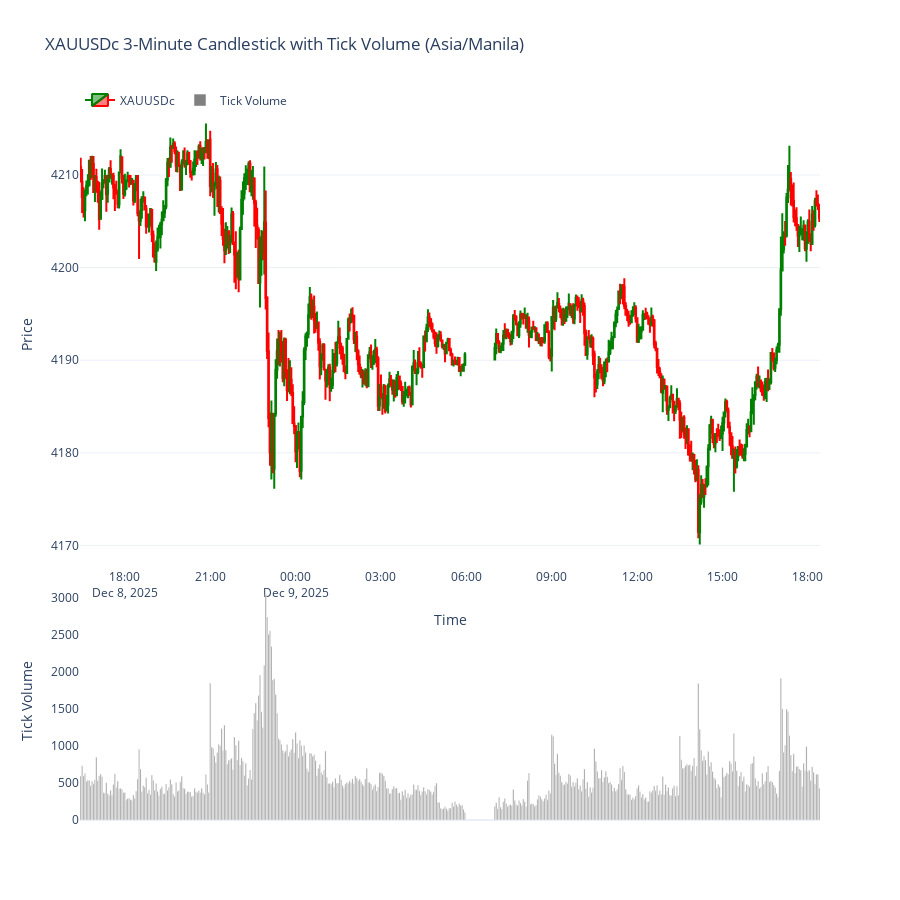

Notebook code for this chart:
### Markdown cell above
use UTC+8 asia/manila timezone

### Code cell
import MetaTrader5 as mt5
import pandas as pd
import numpy as np
import plotly.graph_objects as go
from datetime import datetime, timedelta
import pytz  # for timezone handling

# -------------------------
# 1. Initialize MT5
# -------------------------
if not mt5.initialize():
    print("MT5 initialization failed")
    mt5.shutdown()

# -------------------------
# 2. Fetch 3-minute data
# -------------------------
symbol = "XAUUSDc"
timeframe = mt5.TIMEFRAME_M3
n_bars = 500
utc_from = datetime.now() - timedelta(days=5)

rates = mt5.copy_rates_from(symbol, timeframe, utc_from, n_bars)
mt5.shutdown()

# -------------------------
# 3. Convert to DataFrame
# -------------------------
df = pd.DataFrame(rates)
df['time'] = pd.to_datetime(df['time'], unit='s')

# Convert to Asia/Manila timezone (UTC+8)
df['time'] = df['time'].dt.tz_localize('UTC').dt.tz_convert('Asia/Manila')
df.set_index('time', inplace=True)

# -------------------------
# 4. Remove non-trading periods (weekends)
# -------------------------
df = df[df.index.dayofweek < 5]

# -------------------------
# 5. Plot 2-Pane Chart
# -------------------------
fig = go.Figure()

# --- Pane 1: Candlestick ---
fig.add_trace(go.Candlestick(
    x=df.index,
    open=df['open'],
    high=df['high'],
    low=df['low'],
    close=df['close'],
    name='XAUUSDc',
    increasing_line_color='green',
    decreasing_line_color='red'
))

# --- Pane 2: Tick Volume ---
fig.add_trace(go.Bar(
    x=df.index,
    y=df['tick_volume'],
    name='Tick Volume',
    marker_color='gray',
    yaxis='y2'
))

# -------------------------
# 6. Layout
# -------------------------
fig.update_layout(
    template='plotly_white',
    title='XAUUSDc 3-Minute Candlestick with Tick Volume (Asia/Manila)',
    xaxis=dict(title='Time', rangeslider=dict(visible=False)),

    yaxis=dict(
        title='Price',
        domain=[0.35, 1]
    ),
    yaxis2=dict(
        title='Tick Volume',
        domain=[0.0, 0.33],
        showgrid=False
    ),

    legend=dict(orientation='h', y=1.02, x=0),
    height=900
)

fig.show()

### Figure 1 — Plotly figure (JSON) as saved in the notebook; plotly's stock layout.template omitted (floating-point values rounded to 4 significant figures; data arrays with more than 128 entries replaced by an {"elided": "..."} marker saying what was removed)
{"data": [{"close": {"elided": "500 float values"}, "decreasing": {"line": {"color": "red"}}, "high": {"elided": "500 float values"}, "increasing": {"line": {"color": "green"}}, "low": {"elided": "500 float values"}, "name": "XAUUSDc", "open": {"elided": "500 float values"}, "type": "candlestick", "x": {"elided": "500 str values"}}, {"marker": {"color": "gray"}, "name": "Tick Volume", "type": "bar", "x": {"elided": "500 str values"}, "y": {"elided": "500 int values"}, "yaxis": "y2"}], "layout": {"height": 900, "legend": {"orientation": "h", "x": 0, "y": 1.02}, "title": {"text": "XAUUSDc 3-Minute Candlestick with Tick Volume (Asia/Manila)"}, "xaxis": {"rangeslider": {"visible": false}, "title": {"text": "Time"}}, "yaxis": {"domain": [0.35, 1], "title": {"text": "Price"}}, "yaxis2": {"domain": [0, 0.33], "showgrid": false, "title": {"text": "Tick Volume"}}}}
